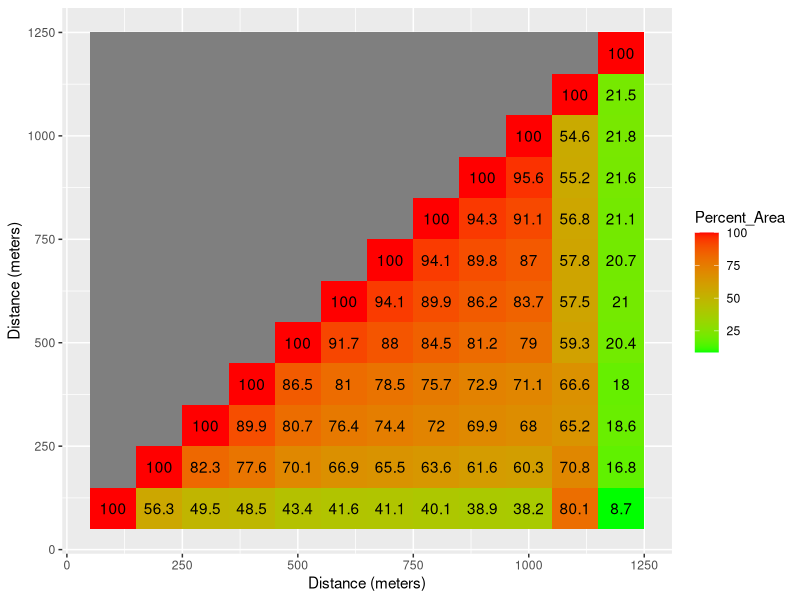

Write R code to recreate this figure.
library(tidyverse)

## make data

dat <- read.csv("myData/reg_flow.csv", stringsAsFactors=FALSE)

## plot data
p<- ggplot(dat, aes(orig_reg, dest_reg)) +
  scale_x_continuous(name="Distance (meters)") +
  scale_y_continuous(name="Distance (meters)") +
  #scale_x_discrete(name="X (Meters)", breaks= c(100,200,300, 400,500,600,700,800,900,1000,1100,1200), labels = c('100', '200', '300','400','500','600','700','800','900','1000','Radeloof','FHSZ')) +
  #scale_y_discrete(name="Y (Meters)", breaks= c(1000,900,800,700,600,500,400,300,200,100,1100,1200), labels = c('1000','900','800','700','600','500','400','300','200','100','Radeloof','FHSZ')) +
  geom_tile(aes(fill = Percent_Area)) + 
  geom_text(aes(label = round(Percent_Area, 1))) +
  scale_fill_gradient(low = "green", high = "red")+coord_flip()

ggsave("1 heatmap1.jpeg", p, height=10, width=14, limitsize= TRUE)

